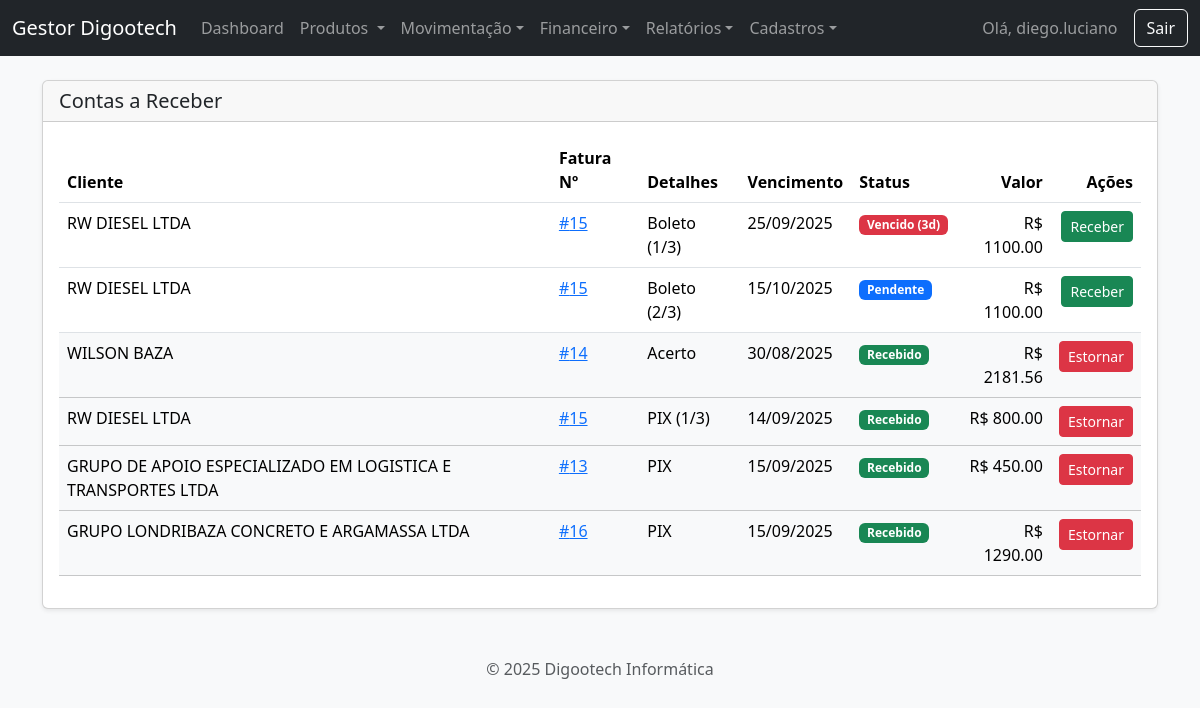
/contas-a-receber (signed in), run on the app's committed database.
### app.py (models this page shows, shortened)
class User(UserMixin, db.Model):
    id = db.Column(db.Integer, primary_key=True)
    username = db.Column(db.String(80), unique=True, nullable=False)
    password_hash = db.Column(db.String(200), nullable=False)

class Pagamento(db.Model):
    id = db.Column(db.Integer, primary_key=True)
    faturamento_id = db.Column(db.Integer, db.ForeignKey('faturamento.id'), nullable=False)
    tipo_pagamento = db.Column(db.String(20), nullable=False)
    valor = db.Column(db.Float, nullable=False)
    data_vencimento = db.Column(db.Date, nullable=False)
    chave_pix = db.Column(db.String(100), nullable=True)
    numero_parcelas = db.Column(db.Integer, default=1)
    status = db.Column(db.String(20), default='Pendente')

class Cliente(db.Model):
    id = db.Column(db.Integer, primary_key=True)
    tipo_pessoa = db.Column(db.String(10), nullable=False, default='FISICA')
    nome = db.Column(db.String(100), unique=True)
    cpf = db.Column(db.String(14), unique=True)
    razao_social = db.Column(db.String(150), unique=True)
    cnpj = db.Column(db.String(18), unique=True)
    inscricao_estadual = db.Column(db.String(20))
    email = db.Column(db.String(100))
    telefone = db.Column(db.String(11))
    cep = db.Column(db.String(9))
    rua = db.Column(db.String(150))
    numero = db.Column(db.String(20))
    bairro = db.Column(db.String(100))
    cidade = db.Column(db.String(100))
    uf = db.Column(db.String(2))
    ordens = db.relationship('OrdemServico', backref='cliente', lazy=True)
    @property
    def nome_exibicao(self): return self.nome if self.tipo_pessoa == 'FISICA' else self.razao_social

class Faturamento(db.Model):
    id = db.Column(db.Integer, primary_key=True)
    data_emissao = db.Column(db.DateTime, default=datetime.datetime.utcnow)
    data_vencimento = db.Column(db.Date, nullable=False)
    tipo_pagamento = db.Column(db.String(20), nullable=False)
    chave_pix = db.Column(db.String(100), nullable=True)
    cliente_id = db.Column(db.Integer, db.ForeignKey('cliente.id'), nullable=False)
    ordens = db.relationship('OrdemServico', secondary=faturamento_os, backref='faturamento', lazy='dynamic')
    cliente = db.relationship('Cliente')
    pagamentos = db.relationship('Pagamento', backref='faturamento', lazy=True, cascade="all, delete-orphan")

### app.py (the view)
@app.route('/contas-a-receber')
@login_required
def gerenciar_contas_a_receber():
    contas = Pagamento.query.order_by(Pagamento.status.asc(), Pagamento.data_vencimento.asc()).all()
    return render_template('contas_a_receber.html', contas=contas, today_date=datetime.date.today())

### app.py (called while the page is built)
@login_manager.user_loader
def load_user(user_id):
    return db.session.get(User, int(user_id))

### templates/contas_a_receber.html
{% extends 'base.html' %}
{% block content %}
<div class="card shadow-sm">
    <div class="card-header"><h2 class="h5 mb-0">Contas a Receber</h2></div>
    <div class="card-body">
        <table class="table table-hover">
            <thead><tr><th scope="col">Cliente</th><th scope="col">Fatura Nº</th><th scope="col">Detalhes</th><th scope="col">Vencimento</th><th scope="col">Status</th><th scope="col" class="text-end">Valor</th><th scope="col" class="text-end">Ações</th></tr></thead>
            <tbody>
                {% for conta in contas %}
                <tr class="{{ 'table-light text-muted' if conta.status == 'Recebido' else '' }}">
                    <td>{{ conta.faturamento.cliente.nome_exibicao if conta.faturamento.cliente else 'N/A' }}</td>
                    <td><a href="{{ url_for('gerar_fatura_pdf', fatura_id=conta.faturamento.id) }}" target="_blank">#{{ conta.faturamento.id }}</a></td>
                    <td>
                        {% set contagem_parcelas = conta.faturamento.pagamentos|length %}
                        {{ conta.tipo_pagamento }} {% if contagem_parcelas > 1 %} ({{ conta.numero_parcelas }}/{{ contagem_parcelas }}) {% endif %}
                    </td>
                    <td>{{ conta.data_vencimento.strftime('%d/%m/%Y') }}</td>
                    <td>
                        {% if conta.status == 'Recebido' %}
                            <span class="badge bg-success">Recebido</span>
                        {% else %}
                            {% set dias_para_vencer = (conta.data_vencimento - today_date).days %}
                            {% if dias_para_vencer < 0 %}
                                <span class="badge bg-danger">Vencido ({{ dias_para_vencer * -1 }}d)</span>
                            {% elif dias_para_vencer <= 7 %}
                                <span class="badge bg-warning text-dark">A Vencer ({{ dias_para_vencer }}d)</span>
                            {% else %}
                                <span class="badge bg-primary">Pendente</span>
                            {% endif %}
                        {% endif %}
                    </td>
                    <td class="text-end">R$ {{ "%.2f"|format(conta.valor) }}</td>
                    <td class="text-end">
                        <div class="btn-group">
                            {% if conta.status == 'Pendente' %}
                                <form action="{{ url_for('marcar_como_recebido', pagamento_id=conta.id) }}" method="POST" onsubmit="return confirm('Confirmar o recebimento deste valor?');"><button type="submit" class="btn btn-success btn-sm">Receber</button></form>
                            {% else %}
                                <form action="{{ url_for('estornar_recebimento', pagamento_id=conta.id) }}" method="POST" onsubmit="return confirm('Tem certeza que deseja estornar este recebimento?');"><button type="submit" class="btn btn-danger btn-sm">Estornar</button></form>
                            {% endif %}
                        </div>
                    </td>
                </tr>
                {% else %}
                <tr><td colspan="7" class="text-center">Nenhuma conta a receber encontrada.</td></tr>
                {% endfor %}
            </tbody>
        </table>
    </div>
</div>
{% endblock %}

### templates/base.html (shortened to what this page needs)
<!DOCTYPE html>
<html lang="pt-br">
<head>
    <link href="{{ url_for('static', filename='css/bootstrap.min.css') }}" rel="stylesheet">
    <link href="https://cdn.jsdelivr.net/npm/select2@4.1.0-rc.0/dist/css/select2.min.css" rel="stylesheet" />
    <link rel="stylesheet" href="https://cdn.jsdelivr.net/npm/select2-bootstrap-5-theme@1.3.0/dist/select2-bootstrap-5-theme.min.css" />
    <link rel="stylesheet" href="{{ url_for('static', filename='style.css') }}">
</head>
<body class="bg-light {{ body_class or '' }}">
    <nav class="navbar navbar-expand-lg navbar-dark bg-dark">
        <div class="container-fluid">
            <a class="navbar-brand" href="{{ url_for('dashboard') }}">Gestor Digootech</a>
            {% if current_user.is_authenticated %}
            <div class="collapse navbar-collapse" id="navbarNav">
                <ul class="navbar-nav me-auto mb-2 mb-lg-0">
                    <li class="nav-item"><a class="nav-link" href="{{ url_for('dashboard') }}">Dashboard</a></li>
                    <li class="nav-item dropdown">
                        <a class="nav-link dropdown-toggle" href="#" role="button" data-bs-toggle="dropdown" aria-expanded="false">
                            Produtos
                        </a>
                    </li>
                    <li class="nav-item dropdown">
                        <a class="nav-link dropdown-toggle" href="#" role="button" data-bs-toggle="dropdown">Movimentação</a>
                    </li>
                     <li class="nav-item dropdown">
                        <a class="nav-link dropdown-toggle" href="#" role="button" data-bs-toggle="dropdown">Financeiro</a>
                    </li>
                    <li class="nav-item dropdown">
                        <a class="nav-link dropdown-toggle" href="#" role="button" data-bs-toggle="dropdown">Relatórios</a>
                    </li>
                    <li class="nav-item dropdown">
                        <a class="nav-link dropdown-toggle" href="#" role="button" data-bs-toggle="dropdown">Cadastros</a>
                    </li>
                </ul>
                <span class="navbar-text me-3">Olá, {{ current_user.username }}</span>
                <a href="{{ url_for('logout') }}" class="btn btn-outline-light">Sair</a>
            </div>
            {% endif %}
        </div>
    </nav>
    <main class="container mt-4">
        {% block content %}{% endblock %}
    </main>
    <footer class="text-center text-muted mt-5 mb-3">
    <p>&copy; 2025 Digootech Informática</p>
    </footer>
</body>
</html>

### data on the page
User: username "diego.luciano"
Pagamento: faturamento.cliente "RW DIESEL LTDA", faturamento.id "15", tipo_pagamento "Boleto", numero_parcelas "1", contagem_parcelas "3", data_vencimento "25/09/2025", valor "1100.00"
Pagamento: faturamento.cliente "RW DIESEL LTDA", faturamento.id "15", tipo_pagamento "Boleto", numero_parcelas "2", contagem_parcelas "3", data_vencimento "15/10/2025", status "Pendente", valor "1100.00"
Pagamento: faturamento.cliente "WILSON BAZA", faturamento.id "14", tipo_pagamento "Acerto", data_vencimento "30/08/2025", status "Recebido", valor "2181.56"
Pagamento: faturamento.cliente "RW DIESEL LTDA", faturamento.id "15", tipo_pagamento "PIX", numero_parcelas "1", id "3", data_vencimento "14/09/2025", status "Recebido", valor "800.00"
Pagamento: faturamento.cliente "GRUPO DE APOIO ESPECIALIZADO EM LOGISTICA E TRANSPORTES LTDA", faturamento.id "13", tipo_pagamento "PIX", data_vencimento "15/09/2025", status "Recebido", valor "450.00"
Pagamento: faturamento.cliente "GRUPO LONDRIBAZA CONCRETO E ARGAMASSA LTDA", faturamento.id "16", tipo_pagamento "PIX", data_vencimento "15/09/2025", status "Recebido", valor "1290.00"
